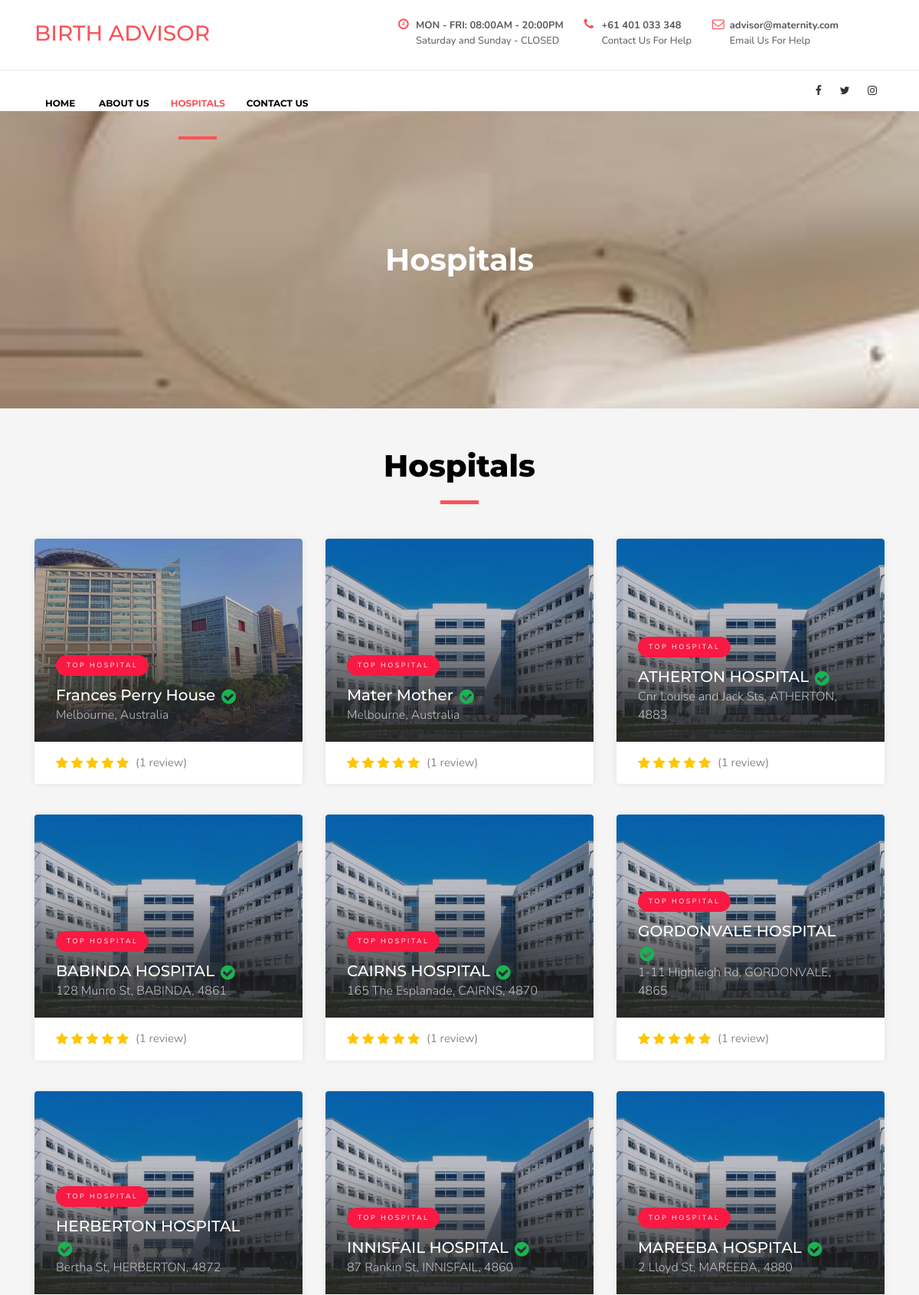
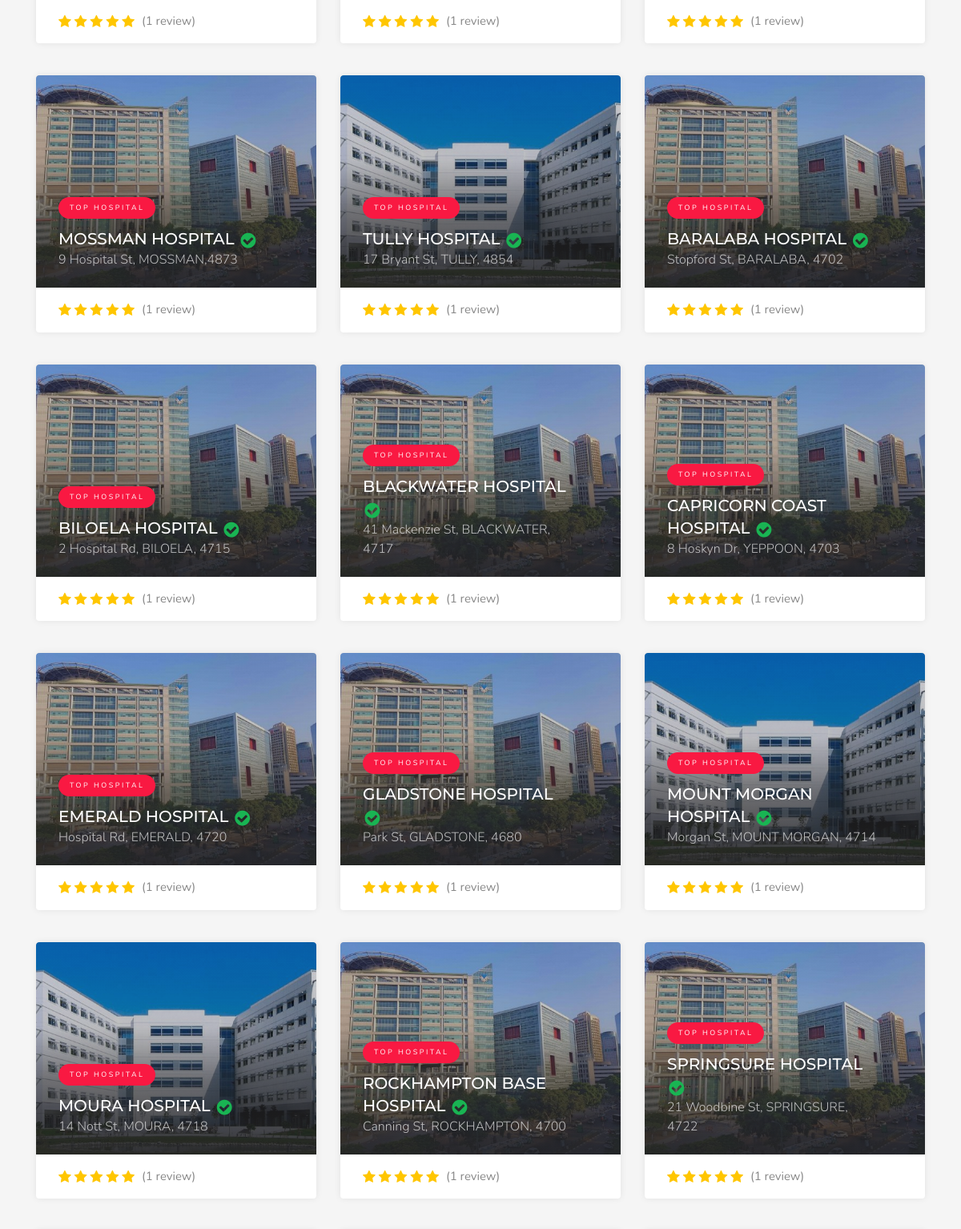
Page /hospital_listing.php (upper part) on the committed database (2 pictures, top to bottom).
### tables this page shows
CREATE TABLE `page` (
  `id` int(100) NOT NULL,
  `page` varchar(255) NOT NULL,
  `title` varchar(255) NOT NULL,
  `keywords` varchar(500) NOT NULL,
  `meta_desc` text NOT NULL,
  `content` text NOT NULL,
  `color` varchar(500) NOT NULL,
  `alt` varchar(500) NOT NULL,
  `img_title` varchar(500) NOT NULL,
  `datetime` timestamp NOT NULL DEFAULT current_timestamp() ON UPDATE current_timestamp()
);

CREATE TABLE `hospital` (
  `id` int(11) NOT NULL,
  `title` varchar(500) NOT NULL,
  `keywords` text NOT NULL,
  `meta_desc` text NOT NULL,
  `name` varchar(255) NOT NULL,
  `state` varchar(255) NOT NULL,
  `city` varchar(255) NOT NULL,
  `pincode` varchar(100) NOT NULL,
  `area` int(100) NOT NULL,
  `region` int(100) NOT NULL,
  `address` varchar(500) NOT NULL,
  `img` varchar(500) NOT NULL,
  `img_title` varchar(500) NOT NULL,
  `img_alt` varchar(500) NOT NULL,
  `births_per_year` int(11) NOT NULL,
  `cesarean_section_rate` int(11) NOT NULL,
  `vaginal_birth_rate` int(10) NOT NULL,
  `induction_rate` int(10) NOT NULL,
  `tear_rate` int(10) NOT NULL,
  `content` text NOT NULL
);

### hospital_listing.php (the view, shortened to what this page needs)
<?php
    include 'error/manage.php';
	$sql = "select * from page where id = 18";
	$result = mysqli_query($con, $sql);
	$row = mysqli_fetch_array($result);
?>
<?php include '_head.php' ?>
<body>
  <?php include 'header.php' ?>
  <div class="banner" style="background-image:url(img/hospital_banner.jpg); background-position:top;">
    <div class="container">
        <div class="text-center">
          <h1><?php echo $row['page']; ?></h1>
        </div>
     </div>
  </div>
  <main id="main">
 <div class="span2">
         <div class="container">
          <div class="heading text-center">
            <h2><?php echo $row['page'] ?></h2>
            <div class="line"></div>
          </div>
            <div class="row">
            <?php
			  $sql2 = "select * from hospital";
			  $res2 = mysqli_query($con, $sql2);
			  while($row2 = mysqli_fetch_array($res2))
			  {
			?>
             <div class="col-12 col-md-4">
                  <a href="hospital.php?id=<?php echo $row2['id']; ?>" class="box2">
                     <div class="list_item">
                       <img src="images/hospital/<?php echo $row2['img']; ?>">
                       <div class="listing_item_content">
                         <span class="tag">Top Hospital</span>
                         <h3><?php echo $row2['name']; ?> <i class="fa fa-check-circle" aria-hidden="true"></i></h3>
                         <span><?php echo $row2['address']; ?></span>
                       </div>
                     </div>
                     <div class="list_rating">
                          <div class="rating-counter">(1 review)</div>
                          <span class="star"></span>
                          <span class="star"></span>
                          <span class="star"></span>
                          <span class="star"></span>
                          <span class="star"></span>
                       </div>
                  </a>
            </div>
            <?php } ?>
            </div>
         </div>
       </div>
  </main>
</body>
</html>

### css/style.css (style rules this page uses)
body { color: #58595b; font-family: 'Nunito', sans-serif; font-size:14px; font-weight:400; }
a { color: #005395; transition: 0.5s; -webkit-transition: all 0.5s ease-in-out 0s; -moz-transition: all 0.5s ease-in-out 0s; -ms-transition: all 0.5s ease-in-out 0s; -o-transition: all 0.5s ease-in-out 0s; transition: all 0.5s ease-in-out 0s; }
img { max-width:100%; }
h1, h2, h3, h4, h5, h6 { font-family: 'Montserrat', sans-serif; margin: 0 0 20px 0; padding: 0; }
.line { background: #f9535a; width:50px; height:5px; margin:20px 0; }
.text-center .line, #intro .line { margin:20px auto; }
.heading { margin-bottom:25px; }
.heading h2 { font-weight: 800; font-size: 40px; line-height: 50px; }
.span2 { background:#f5f5f5; padding:50px 0; color:#000; }
.box2 { box-shadow: 0 0 8px 0 rgba(0,0,0,0.08); background-color: #fff; background: #fff; display: block; width: 100%; border-radius: 4px; transform: translate3d(0,0,0); transition: transform 0.3s; margin-bottom:0px; margin:20px 0; }
.list_item { background: #ccc; border-radius: 4px 4px 0 0; height: 100%; display: block; position: relative; background-size: cover; background-repeat: no-repeat; background-position: 50%; height: 265px; z-index: 100; cursor: pointer; overflow: hidden; }
.list_item:before { content: ""; top: 0; position: absolute; height: 100%; width: 100%; z-index: 9; background: linear-gradient(to top, rgba(35,35,37,0.9) 0%, rgba(35,35,37,0.55) 35%, rgba(22,22,23,0.1) 60%, rgba(0,0,0,0) 100%); background-color: rgba(35,35,37,0.2); border-radius: 4px 4px 0 0; opacity: 1; }
.list_item img { object-fit: cover; height: 100%; width: 100%; border-radius: 4px 4px 0 0; }
.listing_item_content { position: absolute; bottom: 28px; left: 0; padding: 0 32px; padding-right: 60px; width: 100%; z-index: 50; box-sizing: border-box; padding-left: 28px; bottom: 23px; }
.listing_item_content span { font-size: 16px; font-weight: 300; display: inline-block; color: rgba(255,255,255,0.7); line-height: 24px; margin-top: 0; }
.listing_item_content span.tag { text-transform: uppercase; font-size: 9px; letter-spacing: 2.5px; font-weight: 60; background: rgba(255,255,255,0.3); border-radius: 50px; padding: 6px 14px; line-height: 15px; color: #fff; font-weight: 400; margin-bottom: 11px; background: #f91942; }
.listing_item_content h3 { color: #fff; font-size: 20px; position: relative; font-weight: 500; margin: 0; line-height: 28px; }
.listing_item_content h3 i { display: inline-block; width: 20px; height: 20px; font-size: 22px; color: #19b453; font-style: normal; font-weight: 500; line-height: 20px; text-align: center; position: relative; top: 3px; margin-left: 2px; }
.list_rating { display: block; font-size: 17px; padding: 15px 32px; padding-left: 28px; padding-right: 28px; }
.rating-counter { color: #888; padding-left: 5px; display: inline-block; font-size: 15px; }
.list_rating .rating-counter { top: -1px; position: relative; }
.list_rating .star { display: inline-block; margin: 0; padding: 0; float: left; margin-right: 4px; position: relative; }
.list_rating .star:before { font-family: "FontAwesome"; content: "\f005"; display: block; color: #ffc600; }
.banner { background:url(../img/banner.jpg); background-position:center; background-size:cover; padding:170px 0; color:#fff; position:relative; }
.banner:before { position:absolute; left:0; right:0; top:0; bottom:0; content:''; }
@media (min-width:1024px) { .banner { background-attachment:fixed; } }
.banner .container { position:relative; }
.banner h1 { font-weight:700; margin:0; }

### rows in the picture
page: page "Hospitals"
hospital: img (picture), name "Frances Perry House", address "Melbourne, Australia"
hospital: img (picture), name "Mater Mother", address "Melbourne, Australia"
hospital: img (picture), name "ATHERTON HOSPITAL", address "Cnr Louise and Jack Sts, ATHERTON, 4883"
hospital: img (picture), name "BABINDA HOSPITAL", address "128 Munro St, BABINDA, 4861"
hospital: img (picture), name "CAIRNS HOSPITAL", address "165 The Esplanade, CAIRNS, 4870"
hospital: img (picture), name "GORDONVALE HOSPITAL", address "1-11 Highleigh Rd, GORDONVALE, 4865"
hospital: img (picture), name "HERBERTON HOSPITAL", address "Bertha St, HERBERTON, 4872"
hospital: img (picture), name "INNISFAIL HOSPITAL", address "87 Rankin St, INNISFAIL, 4860"
hospital: img (picture), name "MAREEBA HOSPITAL", address "2 Lloyd St, MAREEBA, 4880"
hospital: img (picture), name "MOSSMAN HOSPITAL", address "9 Hospital St, MOSSMAN,4873"
hospital: img (picture), name "TULLY HOSPITAL", address "17 Bryant St, TULLY, 4854"
hospital: img (picture), name "BARALABA HOSPITAL", address "Stopford St, BARALABA, 4702"
hospital: img (picture), name "BILOELA HOSPITAL", address "2 Hospital Rd, BILOELA, 4715"
hospital: img (picture), name "BLACKWATER HOSPITAL", address "41 Mackenzie St, BLACKWATER, 4717"
hospital: img (picture), name "CAPRICORN COAST HOSPITAL", address "8 Hoskyn Dr, YEPPOON, 4703"
hospital: img (picture), name "EMERALD HOSPITAL", address "Hospital Rd, EMERALD, 4720"
hospital: img (picture), name "GLADSTONE HOSPITAL", address "Park St, GLADSTONE, 4680"
hospital: img (picture), name "MOUNT MORGAN HOSPITAL", address "Morgan St, MOUNT MORGAN, 4714"
hospital: img (picture), name "MOURA HOSPITAL", address "14 Nott St, MOURA, 4718"
hospital: img (picture), name "ROCKHAMPTON BASE HOSPITAL", address "Canning St, ROCKHAMPTON, 4700"
hospital: img (picture), name "SPRINGSURE HOSPITAL", address "21 Woodbine St, SPRINGSURE, 4722"
